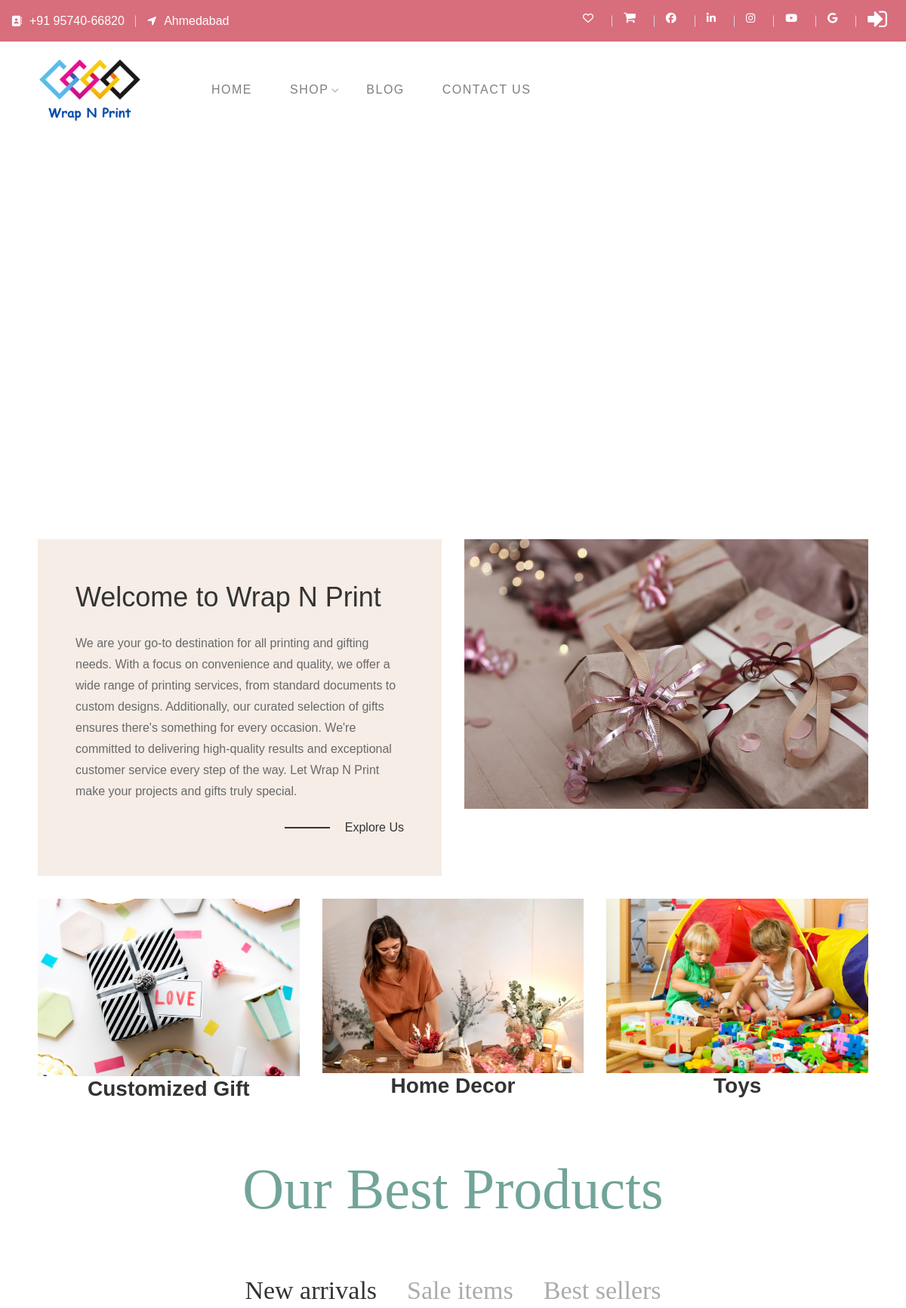
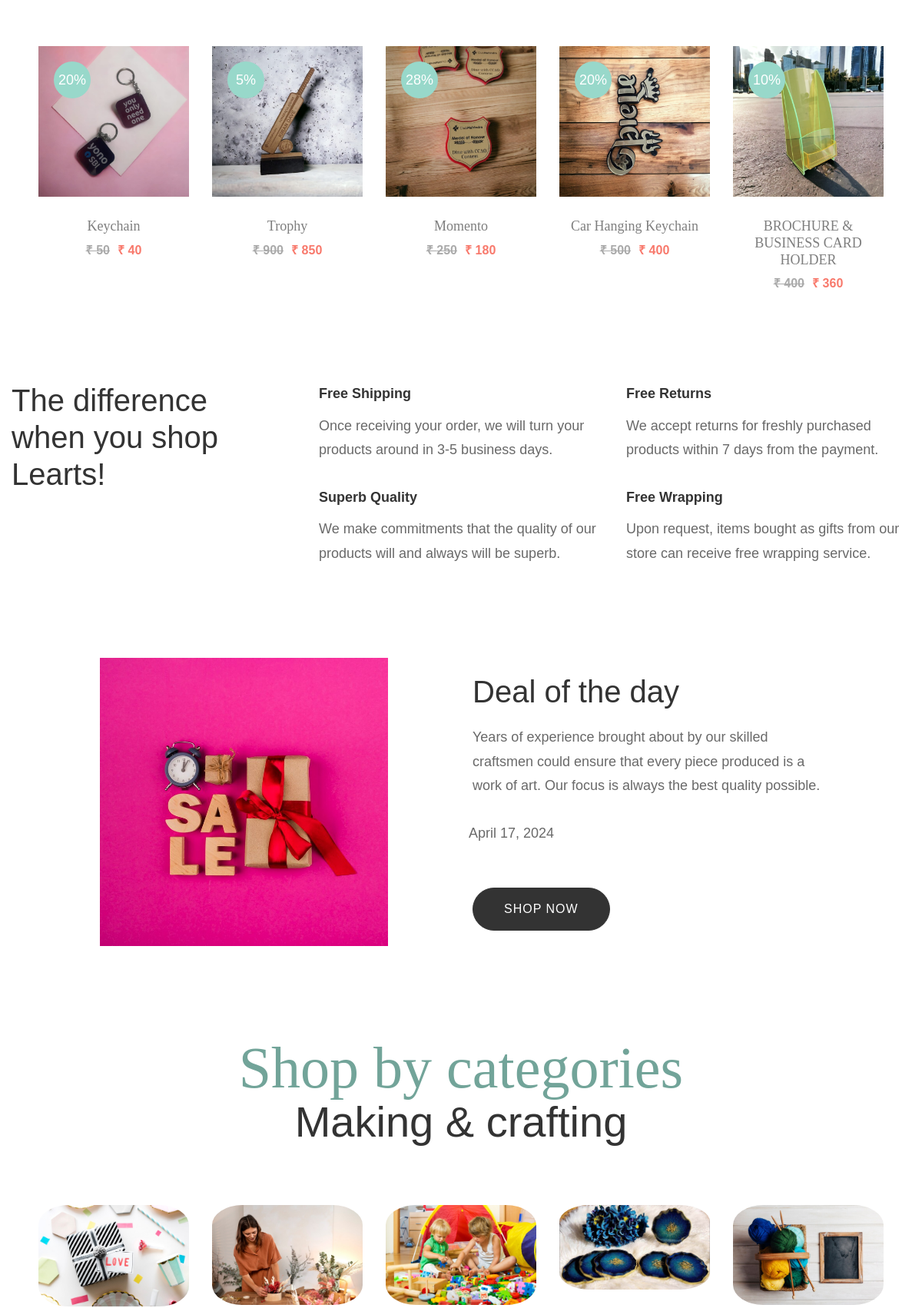
/user/index/ (upper part), run on the app's committed database (2 pictures, top to bottom).
### panel/models.py (models this page shows)
class about(models.Model):
    heading=models.CharField(max_length=20)
    content=models.CharField(max_length=20)
    img1=models.ImageField(upload_to="images/",blank=True,null=True)

class category(models.Model):
    img=models.ImageField(upload_to="images/",blank=True,null=True)
    title=models.CharField(max_length=20)

class main(models.Model):
    name=models.CharField(max_length=20)
    price=models.CharField(max_length=20)
    description=models.CharField(max_length=20)
    img=models.ImageField(upload_to="images/",blank=True,null=True)
    sale=models.CharField(max_length=20)
    sku=models.CharField(max_length=20)
    category=models.CharField(max_length=20,blank=True,null=True)
    sub_category=models.CharField(max_length=20,blank=True,null=True)
    tags=models.CharField(max_length=20)
    img2=models.ImageField(upload_to="images/",blank=True,null=True)
    img3=models.ImageField(upload_to="images/",blank=True,null=True)
    img4=models.ImageField(upload_to="images/",blank=True,null=True)
    rate=models.CharField(max_length=20)
    discount=models.CharField(max_length=20)
    type=models.CharField(max_length=20,blank=True,null=True)

class deal(models.Model):
     img=models.ImageField(upload_to="images/",blank=True,null=True)
     date=models.DateField()
     link=models.CharField(max_length=20)

### user/views.py (the view)
# urls.py: path('index/',index),
def index(request):
    queryset=slide.objects.all()
    queryset1=about.objects.first()
    printing_items = main.objects.all()
    combined_queryset =  list(printing_items)
    reviews=review.objects.all()
    blogs1=blog.objects.all()
    category1=category.objects.all()
    deal1=deal.objects.all()
    context={'slide':queryset,
             'about':queryset1,
             'combined':combined_queryset,
             'reviews':reviews,
             'blogs1':blogs1,
             'category1':category1,
             'deal1':deal1,
             }
    return render(request,'index.html',context)

### user/templates/index.html (shortened to what this page needs)
{% extends 'header.html'%}
{% block content %}
<div class="section section-fluid">
    <div class="home8-slider swiper-container">
        <div class="swiper-wrapper">
            {% for variable in slide %}
            <div class="home8-slide-item swiper-slide" data-swiper-autoplay="5000">
                <div class="home8-slide-image">
                </div>
                <div class="home8-slide-content">
                </div>
                <div class="home8-slide-pages">
                </div>
            </div>
            {% endfor %}
        </div>
    </div>
</div>
<div class="section section-fluid learts-pt-50 bg-white">
    <div class="container">
        <div class="row learts-mb-n30">
            <div class="col-xxl-6 col-xl-6 col-12 learts-mb-30">
                <div class="learts-blockquote">
                    <div class="inner">
                        <h2 class="title">{{about.heading}}
                        </h2>
                        <div class="desc">
                            <p>{{about.content}}</p>
                        </div>
                        <a href="../gifting" class="link">Explore Us</a>
                    </div>
                </div>
            </div>
            <div class="col-xxl-3 col-xl-6 col-md-6 col-12 learts-mb-30">
                <div class="sale-banner3-1">
                    <div class="image"><img src="../media/{{about.img1}}" alt=""></div>
                </div>
            </div>
            {% for var in category1|slice:":1" %}
            <div class="col-xxl-3 col-xl-4 col-md-6 col-12 learts-mb-30">
                <div class="category-banner3">
                    <a href="../gifting" class="inner">
                        <div class="image"><img src="../media/{{var.img}}" alt="">
                        </div>
                    </a>
                </div>
                <div class="content">
                    <h3 class="title titlecenter">{{var.title}}</h3>
                </div>
            </div>
            {% endfor %}
            {% for var in category1|slice:"1:2" %}
            <div class="col-xxl-3 col-xl-4 col-md-6 col-12 order-xxl-6 learts-mb-30">
                <div class="category-banner3">
                    <a href="../gifting" class="inner">
                        <div class="image"><img src="../media/{{var.img}}" alt="">
                        </div>
                    </a>
                </div>
                <div class="content">
                    <h3 class="title titlecenter">{{var.title}}</h3>
                </div>
            </div>
            {% endfor %}
            {% for var in category1|slice:"2:3" %}
            <div class="col-xxl-3 col-xl-4 col-md-6 col-12 order-xxl-6 learts-mb-30">
                <div class="category-banner3">
                    <a href="../gifting" class="inner">
                        <div class="image"><img src="../media/{{var.img}}" alt="">
                        </div>
                    </a>
                </div>
                <div class="content">
                    <h3 class="title titlecenter">{{var.title}}</h3>
                </div>
            </div>
            {% endfor %}
        </div>
    </div>
</div>
<div class="section section-fluid section-padding bg-white">
    <div class="section-title text-center">
        <h3 class="sub-title">Our Best Products</h3>
    </div>
    <div class="container">
        <div class="row">
            <div class="col-12">
                <ul class="product-tab-list nav">
                    <li><a class="active" data-bs-toggle="tab" href="#tab-new-sale">New arrivals</a></li>
                    <li><a data-bs-toggle="tab" href="#tab-sale-items">Sale items</a></li>
                    <li><a data-bs-toggle="tab" href="#tab-best-sellers">Best sellers</a></li>
                </ul>
                <div class="prodyct-tab-content1 tab-content">
                    <div class="tab-pane fade show active" id="tab-new-sale">
                        <div class="products row row-cols-xl-5 row-cols-lg-4 row-cols-md-3 row-cols-sm-2 row-cols-1">
                            {% for variable in combined %}
                            {% if variable.category == "New Arrivals" %}
                            <div class="col">
                                <div class="product">
                                    <div class="product-thumb">
                                        <a href="../productdetails1/{{variable.id}}" class="image">
                                            <span class="product-badges">
                                                <span class="onsale">{{variable.discount}}%</span>
                                            </span>
                                            <img src="../media/{{variable.img}}" alt="Product Image">
                                        </a>
                                    </div>
                                    <div class="product-info">
                                        <h6 class="title"><a
                                                href="../productdetails1/{{variable.id}}">{{variable.name}}</a></h6>
                                        <span class="price">
                                            <span class="old"> ₹ {{variable.price}}</span>
                                            <span class="new"> ₹ {{variable.sale}}</span>
                                        </span>
                                    </div>
                                </div>
                            </div>
                            {% endif %}
                            {% endfor %}
                        </div>
                    </div>
                </div>
            </div>
        </div>
    </div>
</div>
<div class="section section-padding">
    <div class="container">
        <div class="row learts-mb-n30">
            <div class="col-xl-3 col-lg-4 col-12 me-auto learts-mb-30">
                <h1 class="fw-400">The difference when you shop Learts!</h1>
            </div>
            <div class="col-lg-8 col-12 learts-mb-30">
                <div class="row learts-mb-n30">
                    <div class="col-md-6 col-6 learts-mb-30">
                        <p class="text-heading fw-600 learts-mb-10">Free Shipping</p>
                        <p>Once receiving your order, we will turn your products around in 3-5 business days.</p>
                    </div>
                    <div class="col-md-6 col-6 learts-mb-30">
                        <p class="text-heading fw-600 learts-mb-10">Free Returns</p>
                        <p>We accept returns for freshly purchased products within 7 days from the payment.</p>
                    </div>
                    <div class="col-md-6 col-6 learts-mb-30">
                        <p class="text-heading fw-600 learts-mb-10">Superb Quality</p>
                        <p>We make commitments that the quality of our products will and always will be superb.</p>
                    </div>
                    <div class="col-md-6 col-6 learts-mb-30">
                        <p class="text-heading fw-600 learts-mb-10">Free Wrapping</p>
                        <p>Upon request, items bought as gifts from our store can receive free wrapping service.</p>
                    </div>
                </div>
            </div>
        </div>
    </div>
</div>
<div class="section section-fluid section-padding">
    <div class="container">
        <div class="row align-items-center learts-mb-n30">
            {%for var in deal1%}
            <div class="col-lg-6 col-12 learts-mb-30">
                <div class="product-deal-image text-center">
                    <img src="../media/{{var.img}}" alt="" class="dealimg">
                </div>
            </div>
            <div class="col-lg-6 col-12 learts-mb-30">
                <div class="product-deal-content">
                    <h2 class="title">Deal of the day</h2>
                    <div class="desc">
                        <p>Years of experience brought about by our skilled craftsmen could ensure that every piece
                            produced is a work of art. Our focus is always the best quality possible.</p>
                    </div>
                    <div class="countdown1" data-countdown="{{var.date}}"> {{var.date}}</div>
                    <a href="{{var.link}}" class="btn btn-dark btn-hover-primary">Shop Now</a>
                </div>
            </div>
        </div>
        {% endfor %}
    </div>
</div>
<div class="section section-fluid section-padding bg-white">
    <div class="container">
        <div class="section-title text-center">
            <h3 class="sub-title">Shop by categories</h3>
            <h2 class="title title-icon-both">Making & crafting</h2>
        </div>
        <div class="row row-cols-xl-5 row-cols-lg-3 row-cols-sm-2 row-cols-1 learts-mb-n40">
            {%for var in category1%}
            <div class="col learts-mb-40">
                <div class="category-banner5">
                    <a href="../gifting/" class="inner">
                        <div class="image"><img src="../media/{{var.img}}" alt="">
                        </div>
                    </a>
                </div>
            </div>
            {% endfor %}
        </div>
    </div>
</div>
{% endblock %}

### user/templates/index.html (style rules this page uses)
.titlecenter { padding-top: 150px; text-align: center; }
.dealimg { max-width: 70%; }

### data on the page
about: heading "Welcome to Wrap N Print", content "We are your go-to destination for all printing and gifting needs. With a focus on convenience and quality, we offer a wide range of printing services, from standard documents to custom designs. Additionally, our curated selection of gifts ensures there's something for every occasion. We're committed to delivering high-quality results and exceptional customer service every step of the way. Let Wrap N Print make your projects and gifts truly special.", img1 (picture)
category: img (picture), title "Customized Gift"
category: img (picture), title "Home Decor"
category: img (picture), title "Toys"
main: discount "20", img (picture), name "Keychain", price "50", sale "40"
main: discount "5", img (picture), name "Trophy", price "900", sale "850"
main: discount "28", img (picture), name "Momento", price "250", sale "180"
main: discount "20", img (picture), name "Car Hanging Keychain", price "500", sale "400"
main: discount "10", img (picture), name "BROCHURE & BUSINESS CARD HOLDER", price "400", sale "360"
deal: img (picture), date "April 17, 2024"
category: img (picture)
category: img (picture)
